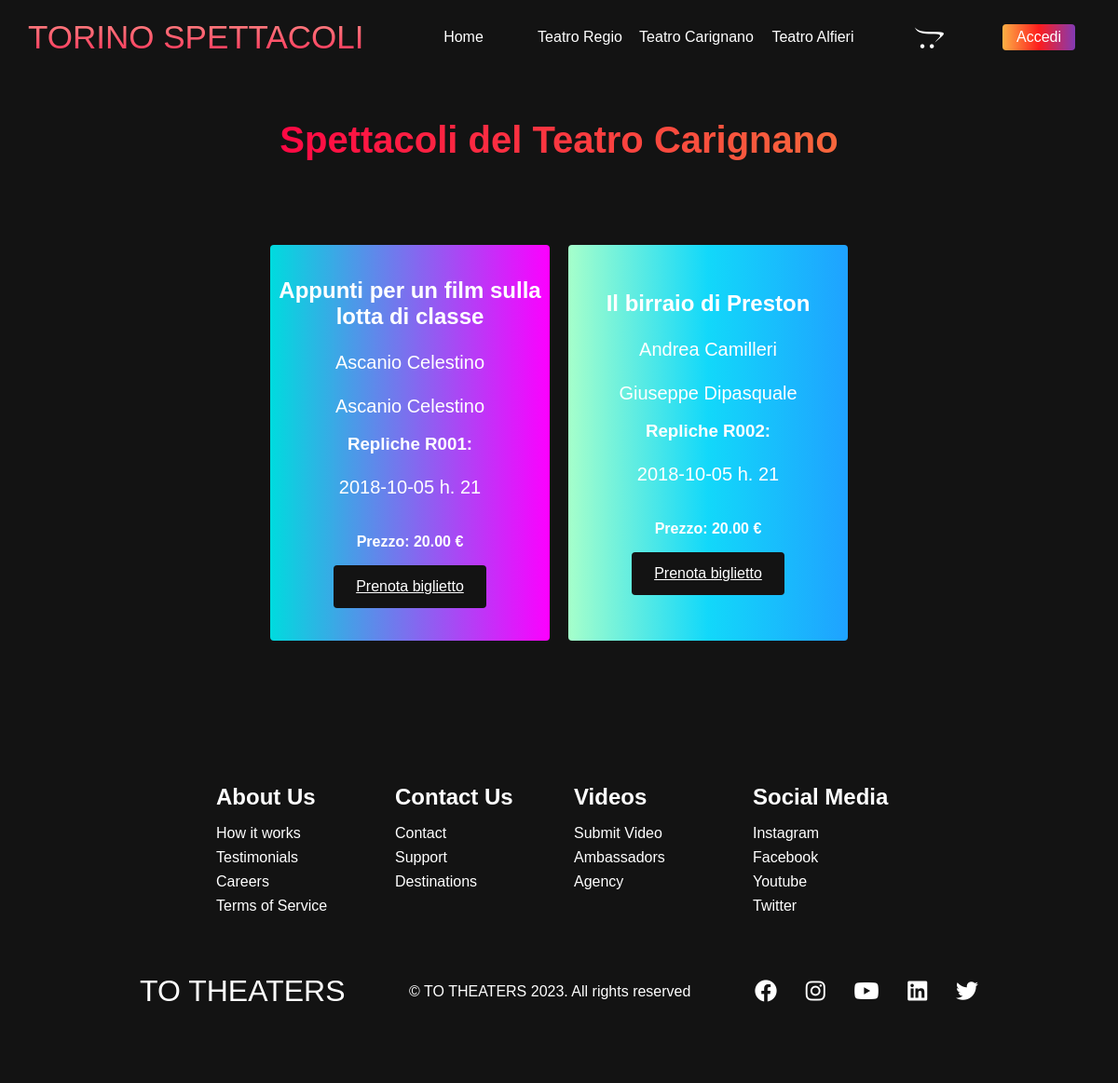
The app's page /views/spettacoli/spettacoli.php?id=T001 with its own data.
### tables this page shows
CREATE TABLE
    `teatri` (
        `COD_TEATRO` varchar(4) NOT NULL,
        `NOME` varchar(100) DEFAULT NULL,
        `INDIRIZZO` varchar(30) DEFAULT NULL,
        `CITTA` varchar(25) DEFAULT NULL,
        `PROVINCIA` varchar(2) DEFAULT NULL,
        `TELEFONO` varchar(14) DEFAULT NULL,
        `POSTI` int DEFAULT NULL
    );

CREATE TABLE
    `repliche` (
        `COD_REPLICA` varchar(4) NOT NULL,
        `COD_SPETTACOLO` varchar(4) NOT NULL,
        `DATA_REPLICA` date DEFAULT NULL
    );

CREATE TABLE
    `spettacoli` (
        `COD_SPETTACOLO` varchar(4) NOT NULL,
        `TITOLO` varchar(70) DEFAULT NULL,
        `AUTORE` varchar(70) DEFAULT NULL,
        `REGISTA` varchar(70) DEFAULT NULL,
        `PREZZO` decimal(4, 2) DEFAULT NULL,
        `COD_TEATRO` varchar(4) NOT NULL
    );

### views/spettacoli/spettacoli.php (the view)
<?php
require "../../config.php";
$id = $_GET['id'];
?>
<?php require "../header.php"; ?>
<form action="" method="post">
    <?php $data = $pdo->query("SELECT s.*, r.COD_REPLICA, r.DATA_REPLICA
                                    FROM repliche as r
                                    INNER JOIN spettacoli as s
                                    ON r.COD_SPETTACOLO = s.COD_SPETTACOLO
                                    WHERE COD_TEATRO = '$id'")->fetchAll(); ?>
    <div class="services" id="services">
        <?php $result = $pdo->query("SELECT * FROM teatri WHERE COD_TEATRO = '$id'")->fetchAll(); ?>
        <?php foreach ($result as $row) : ?>
            <h1>Spettacoli del <?php echo $row['NOME']; ?></h1>
        <?php endforeach; ?>
        <div class="services__wrapper">
            <?php foreach ($data as $row) : ?>
                <div class="services__card">
                    <h2><?php echo $row['TITOLO']; ?></h2>
                    <p><?php echo $row['AUTORE'] ?></p>
                    <p><?php echo $row['REGISTA'] ?></p>
                    <br>
                    <h3>Repliche <?php echo $row['COD_REPLICA'] ?>:</h3>
                    <p><?php echo $row['DATA_REPLICA'] ?> h. 21</p>
                    <br>
                    <h4>Prezzo: <?php echo $row['PREZZO'] ?> €</h4>
                    <div class="services__btn"><a href="">Prenota biglietto</a></div>
                </div>
            <?php endforeach; ?>
        </div>
    </div>
</form>
<?php include('../footer.php'); ?>

### assets/css/homepage.css (style rules this page uses)
* { box-sizing: border-box; margin: 0; padding: 0; font-family: "Kumbh Sans", sans-serif; scroll-behavior: smooth; }
.services { background: #131313; display: flex; flex-direction: column; justify-content: center; align-items: center; height: 100%; padding: 3rem 0; }
.services h1 { background-color: #ff8177; background-image: linear-gradient(to right, #ff0844 0%, #f7673c 100%); background-size: 100%; -webkit-background-clip: text; -moz-background-clip: text; -webkit-text-fill-color: transparent; -moz-text-fill-color: transparent; margin-bottom: 5rem; font-size: 2.5rem; }
.services__wrapper { display: grid; grid-template-columns: 1fr 1fr 1fr 1fr; grid-template-rows: 1fr; }
.services__card { display: flex; flex-direction: column; justify-content: center; width: 300px; height: 425px; margin: 10px; border-radius: 4px; color: #fff; background-image: linear-gradient(to right, #00dbde 0%, #fc00ff 100%); transition: 0.3s ease-in; text-align: center; }
.services__card:nth-child(2) { background: #1fa2ff; background: -webkit-linear-gradient(to right, #a6ffcb, #12d8fa, #1fa2ff); background: linear-gradient(to right, #a6ffcb, #12d8fa, #1fa2ff); }
.services__card h2 { text-align: center; }
.services__card p { text-align: center; margin-top: 24px; font-size: 20px; }
.services__card h4 { margin-top: 20px; }
.services__btn { display: flex; justify-content: center; margin-top: 16px; }
.services__card a { color: #fff; padding: 14px 24px; border: none; outline: none; border-radius: 4px; background: #131313; font-size: 1rem; }
@media screen and (max-width: 1300px) { .services__wrapper { grid-template-columns: 1fr 1fr; } }

### records on screen
teatri: NOME "Teatro Carignano"
repliche: COD_SPETTACOLO.TITOLO "Appunti per un film sulla lotta di classe", COD_SPETTACOLO.AUTORE "Ascanio Celestino", COD_SPETTACOLO.REGISTA "Ascanio Celestino", COD_REPLICA "R001", DATA_REPLICA "2018-10-05", COD_SPETTACOLO.PREZZO "20.00"
repliche: COD_SPETTACOLO.TITOLO "Il birraio di Preston", COD_SPETTACOLO.AUTORE "Andrea Camilleri", COD_SPETTACOLO.REGISTA "Giuseppe Dipasquale", COD_REPLICA "R002", DATA_REPLICA "2018-10-05", COD_SPETTACOLO.PREZZO "20.00"
